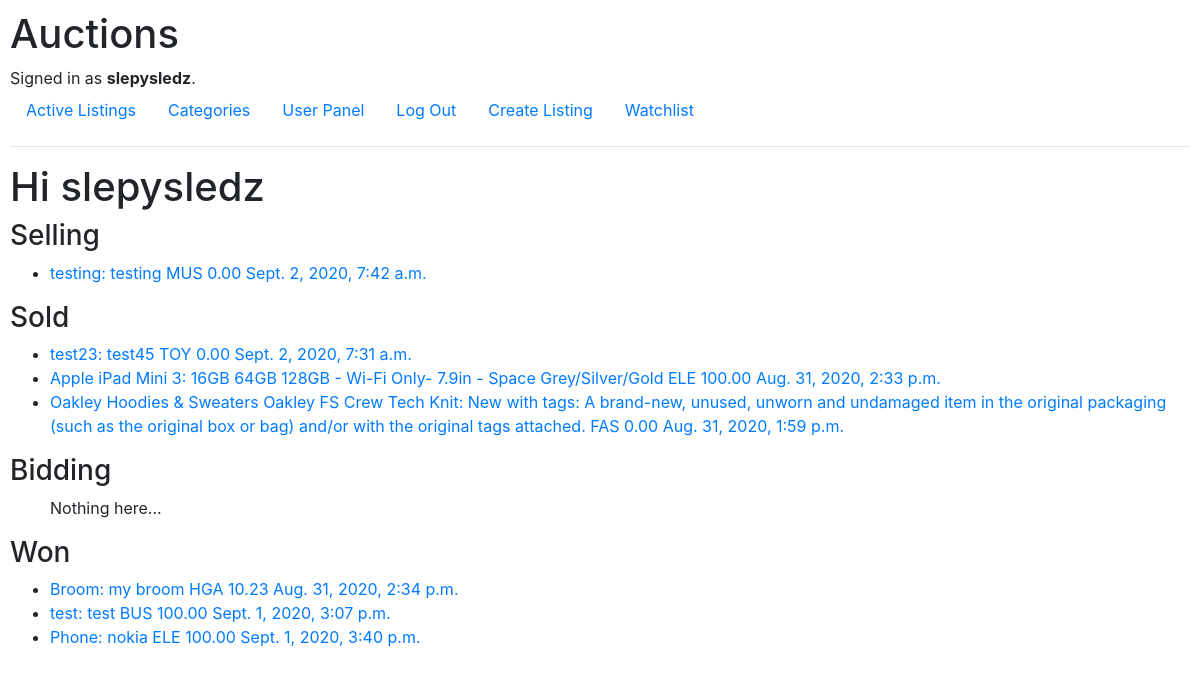
Screenshot of /user_panel (signed in) with the database file from the repository.
### auctions/models.py (models this page shows, shortened)
class User(AbstractUser):
    pass

class Auction(models.Model):
    MOTORS = "MOT"
    FASHINON = "FAS"
    ELECTRONICS = "ELE"
    COLLECTIBLES_ARTS = "ART"
    HOME_GARDES = "HGA"
    SPORTING_GOODS = "SPO"
    TOYS = "TOY"
    BUSSINES_INDUSTRIAL = "BUS"
    MUSIC = "MUS"
    CATEGORY = [
        (MOTORS, "Motors"),
        (FASHINON, "Fashion"),
        (ELECTRONICS, "Electronics"),
        (COLLECTIBLES_ARTS, "Collectibles & Art"),
        (HOME_GARDES, "Home & Garden"),
        (SPORTING_GOODS, "Sporting Goods"),
        (TOYS, "Toys"),
        (BUSSINES_INDUSTRIAL, "Business & Industrial"),
        (MUSIC, "Music"),
    ]
    seller = models.ForeignKey(User, on_delete=models.CASCADE)
    title = models.CharField(max_length=64, blank=False)
    description = models.TextField(blank=True)
    current_price = models.DecimalField(max_digits=11, decimal_places=2, default=0.0)
    category = models.CharField(max_length=3, choices=CATEGORY, default=MOTORS)
    image_url = models.URLField(blank=True)
    publication_date = models.DateTimeField(auto_now_add=True)
    closed = models.BooleanField(default=False)
    class Meta:
        verbose_name = "auction"
        verbose_name_plural = "auctions"

### auctions/views.py (the view)
# urls.py: path("user_panel", views.user_panel, name="user_panel"),
@login_required(login_url="auctions:login")
def user_panel(request):
    all_distinct_bids =  Bid.objects.filter(user=request.user.id).values_list("auction", flat=True).distinct()
    won = []
    selling = Auction.objects.filter(closed=False, seller=request.user.id).order_by("-publication_date").all()
    sold = Auction.objects.filter(closed=True, seller=request.user.id).order_by("-publication_date").all()
    bidding = Auction.objects.filter(closed=False, id__in = all_distinct_bids).all()
    for auction in Auction.objects.filter(closed=True, id__in = all_distinct_bids).all():
        highest_bid = Bid.objects.filter(auction=auction.id).order_by('-bid_price').first()
        if highest_bid.user.id == request.user.id:
            won.append(auction)
    return render(request, "auctions/user_panel.html", {
        "selling": selling,
        "sold": sold,
        "bidding": bidding,
        "won": won
    })

### auctions/templates/auctions/user_panel.html
{% extends "auctions/layout.html" %}
{% block body %}
<h1>Hi {{ user.username }}</h1>
<h3>Selling</h3>
<ul>
    {% for auction in selling %}
        <li><a href="{% url 'auctions:listing_page' auction_id=auction.id %}"> {{ auction.title }}: {{ auction.description }} {{auction.category}} {{auction.current_price}} {{auction.publication_date}}</a></li>
    {% empty %}
        Nothing here...
    {% endfor %}
</ul>
<h3>Sold</h3>
<ul>
    {% for auction in sold %}
        <li><a href="{% url 'auctions:listing_page' auction_id=auction.id %}"> {{ auction.title }}: {{ auction.description }} {{auction.category}} {{auction.current_price}} {{auction.publication_date}}</a></li>
    {% empty %}
        Nothing here...
    {% endfor %}
</ul>
<h3>Bidding</h3>
<ul>
    {% for auction in bidding %}
        <li><a href="{% url 'auctions:listing_page' auction_id=auction.id %}"> {{ auction.title }}: {{ auction.description }} {{auction.category}} {{auction.current_price}} {{auction.publication_date}}</a></li>
    {% empty %}
        Nothing here...
    {% endfor %}
</ul>
<h3>Won</h3>
<ul>
    {% for auction in won %}
        <li><a href="{% url 'auctions:listing_page' auction_id=auction.id %}"> {{ auction.title }}: {{ auction.description }} {{auction.category}} {{auction.current_price}} {{auction.publication_date}}</a></li>
    {% empty %}
        Nothing here...
    {% endfor %}
</ul>
{% endblock %}

### auctions/templates/auctions/layout.html (shortened to what this page needs)
{% load static %}
<!DOCTYPE html>
<html lang="en">
    <head>
        <link rel="stylesheet" href="https://stackpath.bootstrapcdn.com/bootstrap/4.4.1/css/bootstrap.min.css">
        <link href="{% static 'auctions/styles.css' %}" rel="stylesheet">
    </head>
    <body>
        <h1>Auctions</h1>
        <div>
            {% if user.is_authenticated %}
                Signed in as <strong>{{ user.username }}</strong>.
            {% else %}
                Not signed in.
            {% endif %}
        </div>
        <ul class="nav">
            <li class="nav-item">
                <a class="nav-link" href="{% url 'auctions:index' %}">Active Listings</a>
            </li>
            <li class="nav-item">
                <a class="nav-link" href="{% url 'auctions:categories' %}">Categories</a>
            </li>
            {% if user.is_authenticated %}
                <li class="nav-item">
                    <a class="nav-link" href="{% url 'auctions:user_panel' %}">User Panel</a>
                </li>
                <li class="nav-item">
                    <a class="nav-link" href="{% url 'auctions:logout' %}">Log Out</a>
                </li>
                <li class="nav-item">
                    <a class="nav-link" href="{% url 'auctions:create_listing' %}">Create Listing</a>
                </li>
                <li class="nav-item">
                    <a class="nav-link" href="{% url 'auctions:watchlist' %}">Watchlist</a>
                </li>
            {% endif %}
        </ul>
        <hr>
        {% block body %}
        {% endblock %}
    </body>
</html>

### auctions/static/auctions/styles.css (style rules this page uses)
body { padding: 10px; }

### rows the page displays
User: username "slepysledz"
Auction: title "testing", description "testing", category "MUS", current_price "0.00", publication_date "Sept. 2, 2020, 7:42 a.m."
Auction: title "test23", description "test45", category "TOY", current_price "0.00", publication_date "Sept. 2, 2020, 7:31 a.m."
Auction: title "Apple iPad Mini 3", description "16GB 64GB 128GB - Wi-Fi Only- 7.9in - Space Grey/Silver/Gold", category "ELE", current_price "100.00", publication_date "Aug. 31, 2020, 2:33 p.m."
Auction: title "Oakley Hoodies & Sweaters Oakley FS Crew Tech Knit", description "New with tags: A brand-new, unused, unworn and undamaged item in the original packaging (such as the original box or bag) and/or with the original tags attached.", category "FAS", current_price "0.00", publication_date "Aug. 31, 2020, 1:59 p.m."
Auction: title "Broom", description "my broom", category "HGA", current_price "10.23", publication_date "Aug. 31, 2020, 2:34 p.m."
Auction: title "test", description "test", category "BUS", current_price "100.00", publication_date "Sept. 1, 2020, 3:07 p.m."
Auction: title "Phone", description "nokia", category "ELE", current_price "100.00", publication_date "Sept. 1, 2020, 3:40 p.m."
